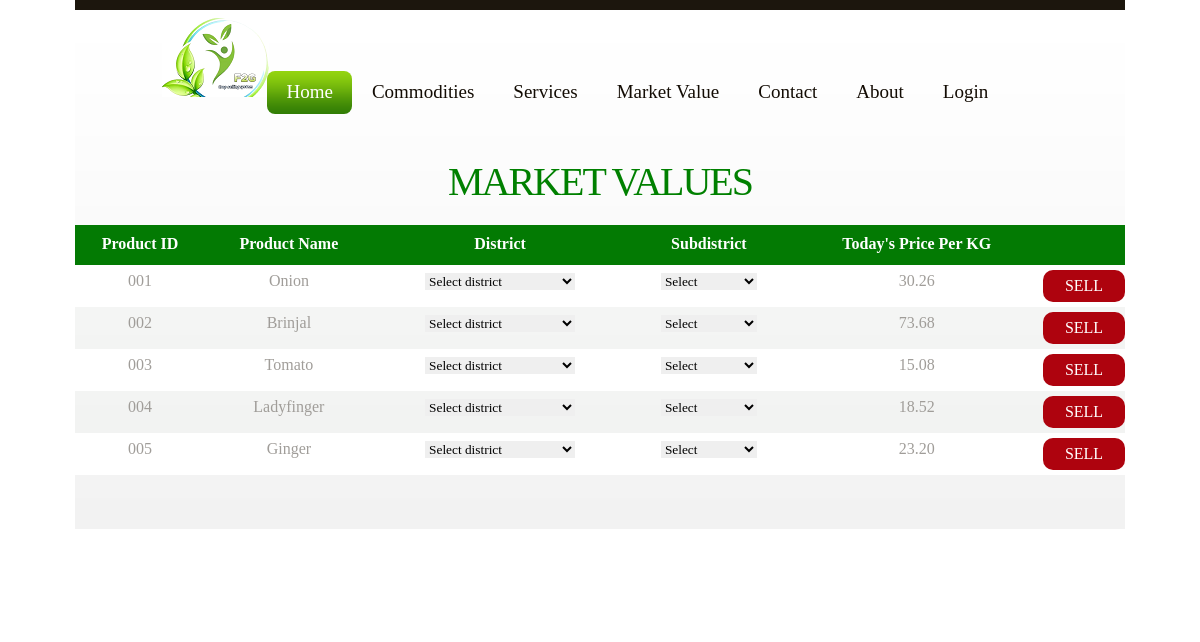
The page /templates/mvtable.php on the database its author committed.
### tables this page shows
CREATE TABLE `marketvalue` (
  `id` int(11) NOT NULL,
  `pro_name` text DEFAULT NULL,
  `pro_id` text DEFAULT NULL,
  `district` text DEFAULT NULL,
  `subdistrict` text DEFAULT NULL,
  `price` text DEFAULT NULL
);

### templates/mvtable.php (the view, shortened to what this page needs)
<?php
    require_once('../config.php');
?>
<!DOCTYPE html>
<html lang="en">
<head>
    <link  href="../css/mvtable.css" rel="stylesheet">
    <link rel="stylesheet" href="../css/reset.css" type="text/css" media="all">
    <link rel="stylesheet" href="../css/layout.css" type="text/css" media="all">
    <link rel="stylesheet" href="../css/index.css" type="text/css" media="all">
</head>
<body>
  <body id="page1">
    <div class="body1">
      <div class="main">
        <header>
          <div class="wrapper">
            <h1><a href="../index.php" id="logo"></a></h1>
            <nav>
              <ul id="menu">
                <li class="active"><a href="../index.php">Home</a></li>
                <li><a href="../templates/commodities.php">Commodities</a></li>
                <li><a href="../templates/service.php">Services</a></li>
                <li><a href="../templates/mvtable.php">Market Value</a></li>
                <li><a href="../templates/contact.php">Contact</a></li>
                <li><a href="../templates/about.php">About</a></li>
                <?php if(isset($_SESSION['farmer']) && $_SESSION['farmer'] == 'farmer'): ?>
                  <li><a href="./crophistory.php">History</a></li>
                  <li><a href="../logout.php">Logout</a></li>
                <?php elseif(isset($_SESSION['volunteer']) && $_SESSION['volunteer'] == 'volunteer'): ?>
                  <li><a href="./volunteer-dashboard.php">Dashboard</a></li>
                  <li><a href="../logout.php">Logout</a></li>
                <?php elseif(isset($_SESSION['admin']) && $_SESSION['admin'] == 'admin'): ?>
                  <li><a href="../admin-panel/admin.php">Admin</a></li>
                  <li><a href="../logout.php">Logout</a></li>
                <?php else: ?>
                  <li><a href="./login-as.php">Login</a></li>
                <?php endif; ?>
              </ul>
            </nav>
          </div><br><br>
<center> <h2 style="color: green;font-size: 40px;margin-bottom: 20px;">MARKET VALUES</h2></center>
<br><br>
    <section class="section3">
        <div class="flex-container">
          <div class="member">
            <table class="content-member" >
              <thead>
                  <tr class="name-row">
                      <th>Product ID</th>
                      <th>Product Name</th>
                      <th>District</th>
                      <th>Subdistrict</th>
                      <th>Today's Price Per KG</th>
                      <th></th>
                  </tr>
              </thead>
              <tbody>
                <?php
                  $products = mysqli_query($db,"SELECT * FROM `marketvalue`");
                  if(!$products){
                      die("Invalid Query !!!".mysqli_connect_error());
                  }
                  else{
                      while($row = mysqli_fetch_assoc($products)){
                        echo "
                        <tr>
                        <td class='edit'>$row[pro_id]</td>
                        <td class='edit'>$row[pro_name]</td>
                        <TD>
                          <select id='city' name='city' class='input'>
                            <option value=''  style='font-size: 15px;font-family: Verdana, Geneva, Tahoma, sans-serif;'>Select district</option>
                            <option value='Amalapuramu>Amalapuramu</option>
                            <option value='Anakapalli'>Anakapalli</option>
                            <option value='West Godavari'>West Godavari</option>
                            <option value='Bapatla'>Bapatla</option>
                            <option value='Srikakulam>Srikakulam</option>
                            <option value='Parvathipuram Manyam'>Parvathipuram Manyam</option>
                          </select>
                        </TD>
                        <TD>
                          <select id='city' name='city' class='input'>
                            <option value=''  style='font-size: 15px;font-family: Verdana, Geneva, Tahoma, sans-serif;'>Select </option>
                            <option value='Addanki'>Addanki</option>
                            <option value'Adoni'>Adoni</option>
                            <option value='Akasahebpet'>Akasahebpet</option>
                            <option value='Akividu'>Akividu</option>
                            <option value='Akkarampalle'>Akkarampalle</option>
                          </select>
                        </TD>
                        <td>$row[price]</td>
                        <td>
                          <a href='./sellcrop.php?id=$row[id]' class='edit'>SELL</a>
                        </td>
                      </tr>
                        ";
                      }
                  }
                ?>
              </tbody>
            </table>
          </div>
        </div>
    </section>
</body>
</html>

### css/mvtable.css (style rules this page uses)
.section3 .flex-container { width: 100%; margin: -45px auto 0; }
.section3 .flex-container .member { text-align: center; }
.section3 .flex-container .member table { width: 100% !important;padding: 30px 0; }
.section3 .flex-container .member table .name-row { height: 40px;background: #037a03;font-weight: 500; color: #fff }
.section3 .flex-container .member table .name-row th { padding-top: 8px; }
.section3 .flex-container .member table tbody tr { background: #fff; }
.section3 .flex-container .member table tbody tr:nth-child(even) { background: #eef0ee6b; }
.section3 .flex-container .member table tbody tr td { padding: 5px 0; }

### css/layout.css (style rules this page uses)
#page1 .body1 { background: url(../images/bg_top.gif) top repeat-x #0e0b06 }
#page1 header { height:614px }

### css/index.css (style rules this page uses)
article, aside, audio, canvas, command, datalist, details, embed, figcaption, figure, footer, header, hgroup, keygen, meter, nav, output, progress, section, source, video { display:block }
.wrapper { width:100%; overflow:hidden }
body { background:#000; border:0; font:14px "Trebuchet MS", Arial, Helvetica, sans-serif; color:#a09d99; line-height:22px }
.main { margin:0 auto; width:1050px }
.body1 { background:url(../images/bg_top2.gif) top repeat-x #0e0b06 }
a { color:#fff; text-decoration:underline; outline:none }
h1 { float:left; padding:33px 0 0 16px }
h2 { font-size:35px; color:#fff; line-height:1.2em; padding:28px 0 16px 0; font-weight:normal; letter-spacing:-2px }
header { height:169px }
#logo { display:block; background:url(../images/logo.png) 0 0 no-repeat; background-size: auto; width:120px; height:79px; text-indent:-9999px }
#menu { width: 102%; float:right; padding:71px 16px 0 0 }
#menu li { float:left; padding-left:1px }
#menu li a { display:block; font-size:19px; color:#130c04; text-decoration:none; line-height:42px; height:43px; padding:0 19px; border-radius:8px; -moz-border-radius:8px; -webkit-border-radius:8px; position:relative; background:url(../images/spacer.gif) repeat }
#menu li a:hover, #menu .active a { background:url(../images/menu_bg.gif) bottom repeat-x #92d30f; color:#fff }
#menu li a:hover, #menu .active a { background:url(../images/menu_bg.gif) top repeat-x #337f05; }
a, abbr, acronym, address, applet, article, aside, audio, b, blockquote, big, body, center, canvas, caption, cite, code, command, datalist, dd, del, details, dfn, dl, div, dt, em, embed, fieldset, figcaption, figure, font, footer, form, h1, h2, h3, h4, h5, h6, header, hgroup, html, i, iframe, img, ins, kbd, keygen, label, legend, li, meter, nav, object, ol, output, p, pre, progress, q, s, samp, section, small, span, source, strike, strong, sub, sup, table, tbody, tfoot, thead, th, tr, tdvideo, tt, u, ul, var { background:transparent; border:0 none; font-size:100%; margin:0; padding:0; border:0; outline:0; vertical-align:top }
ol, ul { list-style:none }
table, table td { padding:0; border:none; border-collapse:collapse }
* { border:none }
#page1 .body1 { background: url(../images/bg_top.gif) top repeat-x }
#page1 header { height:614px }
* { padding: 0; margin: 0; box-sizing: border-box; font-family: 'Roboto', sans-serif; }
.wrapper { position: relative; display: flex; justify-content: center; align-items: center; width: 100%; }
body { font-family: lato; }
* { margin: 0; padding: 0; box-sizing: border-box; font-family:georgia; }
html,body { place-items: center; text-align: center; height: 100vh; background-size: cover; background-position: center; background-attachment: fixed; align-items: center; justify-content: center; text-align: center; }

### templates/mvtable.php (style rules this page uses)
td a { display: block; text-decoration: none; background-color: #ae030e; padding: 5px; width: 100%; border-radius: 10px; }

### rows shown on the page
marketvalue: pro "001", pro_name "Onion", price "30.26"
marketvalue: pro "002", pro_name "Brinjal", price "73.68"
marketvalue: pro "003", pro_name "Tomato", price "15.08"
marketvalue: pro "004", pro_name "Ladyfinger", price "18.52"
marketvalue: pro "005", pro_name "Ginger", price "23.20"
